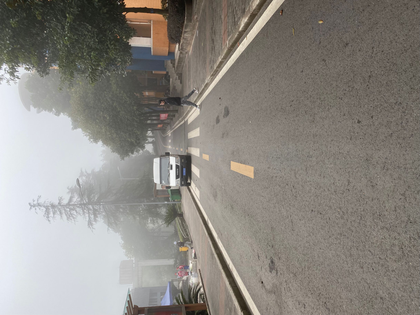
%> input picture 2_双边滤波/22.png, 420 x 315 px, shrunk from 2436 x 1827 before the run
$ octave Fenge.m   (GNU Octave 9; MATLAB toolbox functions it lacks are replaced by stand-ins)
%> lines starting %> are read from the running program, lines starting %| are printed output that depends on the picture
%=========================================================%
%调用规则：（有雾时调用，否则不调用）
%实际操作时,according to experiments：
%percent=under_50/total
%percent<0.1%,取w=0.6
%percent>0.1%&&percent<1%,取w=0.45
%percenet>1%&&percent<2%,取w=0.3
%else not use haze-free-adjust
%有雾：绘制出的直方图<50的部分<1%
%最后控制台还会输出原图中under_50像素点所占比例
%=========================================================%
close all
clear all
clc
blockSize=15;               %每个block为15个像素
w0=0.6;
t0=0.1;
% A=200;
I=imread('22.png');
%> I is the input picture: size 315x420x3 uint8; mean R, G, B 140.5, 136.4, 130.5
%I=imread('C:\Users\Zrq\Desktop\同济.jpg');

%set(gcf,'outerposition',get(0,'screensize'));%获得SystemScreenSize 传递给当前图像句柄gcf的outerposition属性
%subplot(321)%表示3（行数）*2（列数）的图像，1代表所画图形的序号
figure;
imshow(I);
title('Original Image');
%subplot(323);
figure;
grayI=rgb2gray(I);
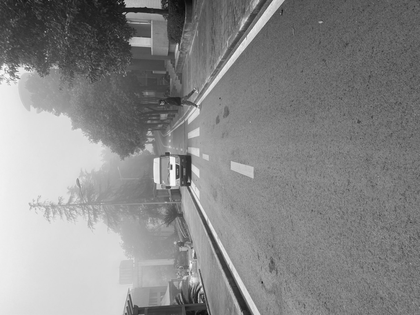
%> grayI: size 315x420 uint8; min 9, max 252, mean 136.9
imshow(grayI,[]);
title('原图像灰度图')
%subplot(324);
imhist(grayI,64);
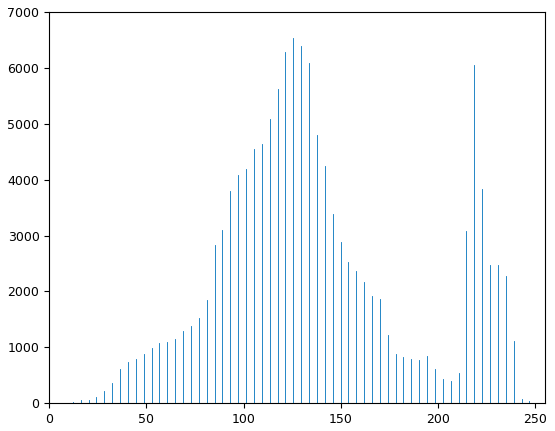
%> figure redrawn from the program's plot data; highest point at x = 125.5, y = 6528
%统计<50的像素所占的比例
%%%%%%%%%%%%%%%%%%%%%%
[COUNT x]=imhist(grayI);
%> COUNT = 256 values, max 1804 at index 218, min 0 at index 1, mean 516.8; x = 256 values from 0 to 255
under_50=0;
for i=0:50
    under_50=under_50+COUNT(x==i);
end
%> this loop made 51 passes
%> under_50 on passes 1 to 12: 0, 0, 0, 0, 0, 0, 0, 0, 0, 1, 5, 5
under_50
%> under_50 = 3852
total=size(I,1)*size(I,2)*size(I,3);
%> total = 396900
percent=under_50/total
%> percent = 0.00971
%%%%%%%%%%%%%%%%%%%%%%
%if(percent>0.02)
    %('This image need not Haze-Free-Proprocessing.');%
 if(percent<0.001)
        w=0.6;
    else if (percent>0.01)
            w=0.3;
        else
            w=0.45;
        end
    end


[h,w,s]=size(I);
%> h = 315; w = 420; s = 3
min_I=zeros(h,w);

for i=1:h
    for j=1:w
        dark_I(i,j)=min(I(i,j,:));%取每个点的像素为RGB分量中最低的那个通道的值
    end
end

Max_dark_channel=double(max(max(dark_I)))
%> Max_dark_channel = 251
dark_channel=double(dark_I);
t=1-w0*(dark_channel/Max_dark_channel);
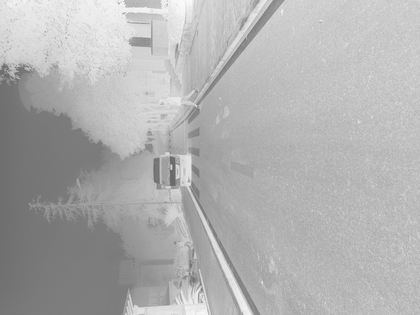
%> t: size 315x420 double; min 0.4, max 0.99, mean 0.692

T=uint8(t*255);

t=max(t,t0);

%%%%%%%%%%%%%%%%%%%%%%%%%%%%%%%%%%%%%%%%%%%%%%%%%%%%%%%%%%%%%%%%%%%%%%%%%%
I1=double(I);
J(:,:,1) = uint8((I1(:,:,1) - (1-t)*Max_dark_channel)./t);
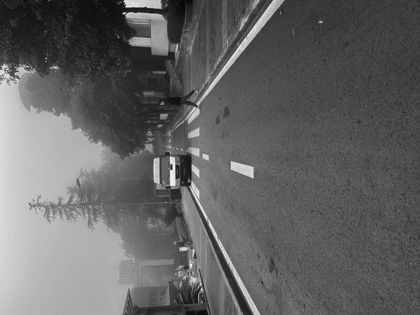
%> J: size 315x420 uint8; min 7, max 254, mean 99.5

J(:,:,2) = uint8((I1(:,:,2) - (1-t)*Max_dark_channel)./t);

J(:,:,3) =uint8((I1(:,:,3) - (1-t)*Max_dark_channel)./t);
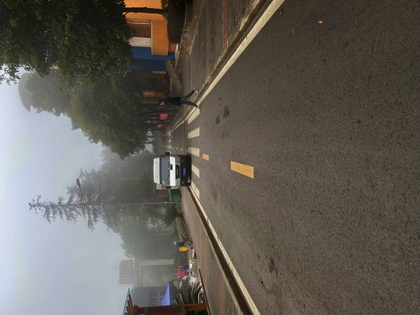
%> J: size 315x420x3 uint8; mean R, G, B 99.5, 94.4, 87
%subplot(322)
figure;
imshow(J);
imwrite(J,'tj2.jpg');
title('Haze-Free Image:');

%subplot(325);
figure;
grayJ=rgb2gray(J);
imshow(grayJ,[]);
title('去雾后灰度图')

%subplot(326);
figure;
imhist(grayJ,64);
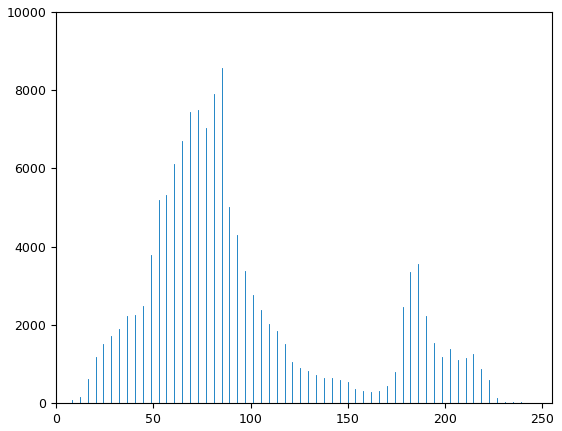
%> figure redrawn from the program's plot data; highest point at x = 85, y = 8558

$ run again, with 2_双边滤波/33.png copied over 2_双边滤波/22.png
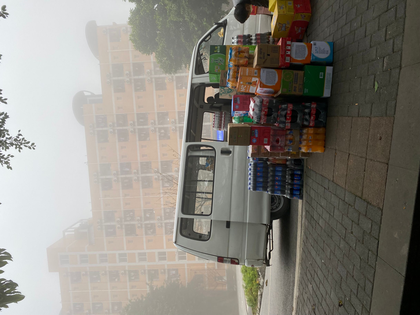
%> input picture 2_双边滤波/33.png, 420 x 315 px, shrunk from 2436 x 1827 before the run
%> I is the input picture: size 315x420x3 uint8; mean R, G, B 136.1, 132.4, 124.7
%> COUNT = 256 values, max 2472 at index 230, min 2 at index 253, mean 516.8; x = 256 values from 0 to 255
%> the loop `for i=0:50` made 51 passes
%> under_50 on passes 1 to 8: 33, 242, 982, 1558, 1861, 2005, 2123, 2221
%> `under_50`: under_50 = 16057
%> percent = 0.0405
%> after the loop `for i=1:h`:
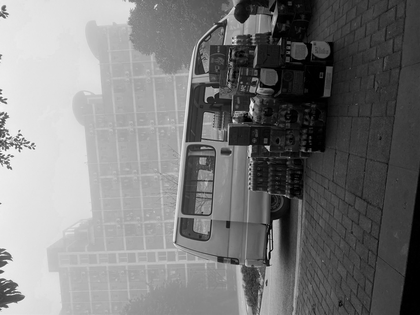
%> dark_I: size 315x420 uint8; min 0, max 255, mean 123
%> Max_dark_channel = 255
%> `imhist(grayJ,64);`:
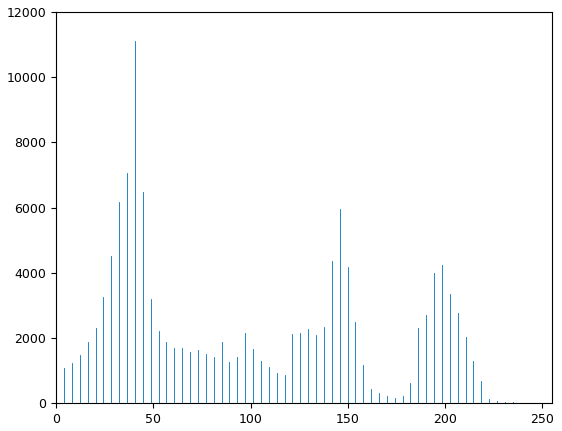
%> figure redrawn from the program's plot data; highest point at x = 40.48, y = 11116

$ run again, with 2_双边滤波/88.png copied over 2_双边滤波/22.png
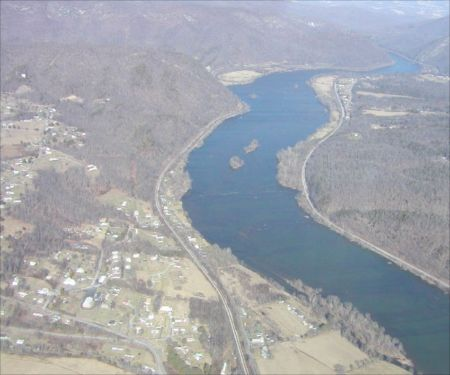
%> input picture 2_双边滤波/88.png, 450 x 375 px
%> I is the input picture: size 375x450x3 uint8; mean R, G, B 160.2, 164.5, 171.8
%> COUNT = 256 values, max 3441 at index 168, min 0 at index 1, mean 659.2; x = 256 values from 0 to 255
%> `under_50`: under_50 = 0
%> after the loop `for i=1:h`:
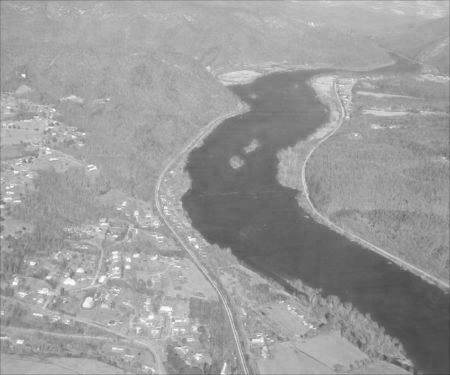
%> dark_I: size 375x450 uint8; min 60, max 255, mean 155.7
%> Max_dark_channel = 255
%> `imhist(grayJ,64);`:
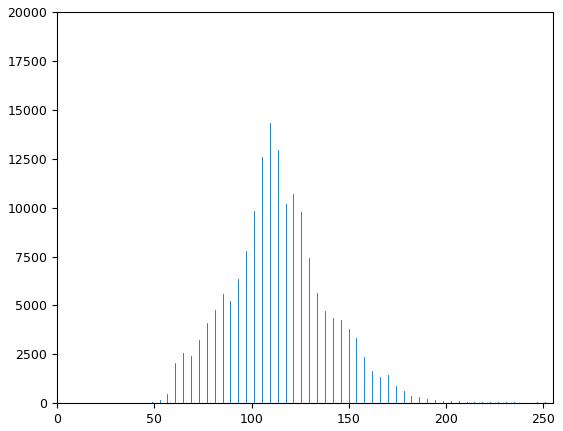
%> figure redrawn from the program's plot data; highest point at x = 109.3, y = 14325

$ run again, with 2_双边滤波/me6.png copied over 2_双边滤波/22.png
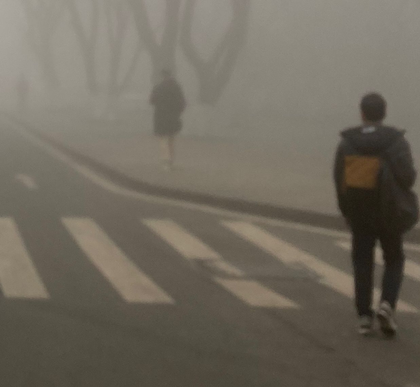
%> input picture 2_双边滤波/me6.png, 420 x 387 px, shrunk from 1237 x 1140 before the run
%> I is the input picture: size 387x420x3 uint8; mean R, G, B 112.5, 106.2, 94.4
%> COUNT = 256 values, max 3495 at index 76, min 0 at index 1, mean 634.9; x = 256 values from 0 to 255
%> the loop `for i=0:50` made 51 passes
%> under_50 on passes 1 to 8: 0, 0, 0, 0, 0, 0, 0, 0
%> `under_50`: under_50 = 8450
%> percent = 0.0173
%> after the loop `for i=1:h`:
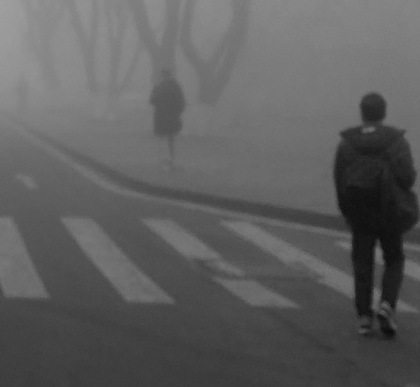
%> dark_I: size 387x420 uint8; min 10, max 161, mean 94.4
%> Max_dark_channel = 161
%> `imhist(grayJ,64);`:
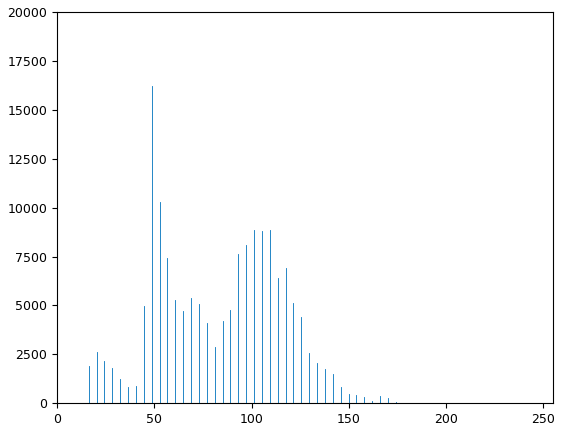
%> figure redrawn from the program's plot data; highest point at x = 48.57, y = 16222
